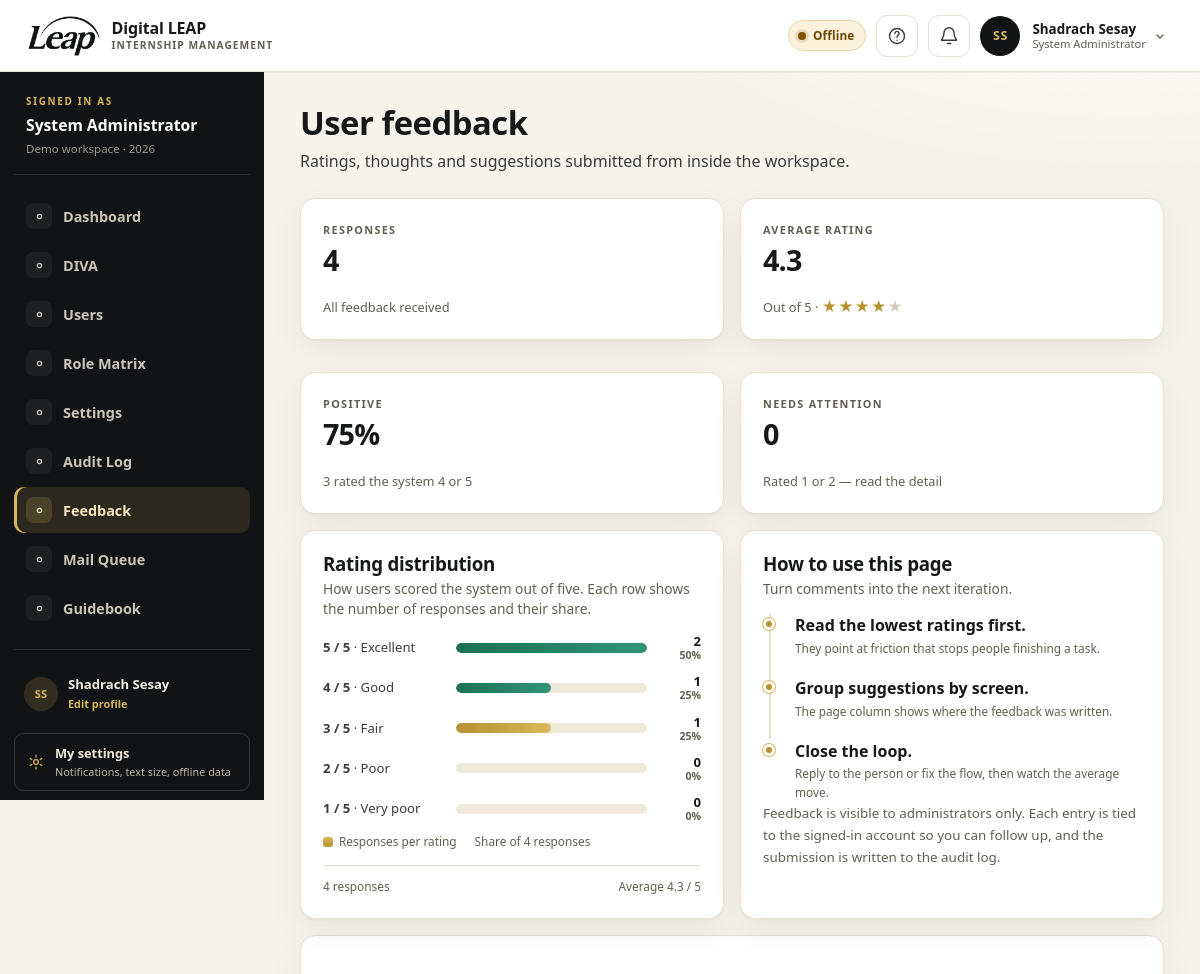
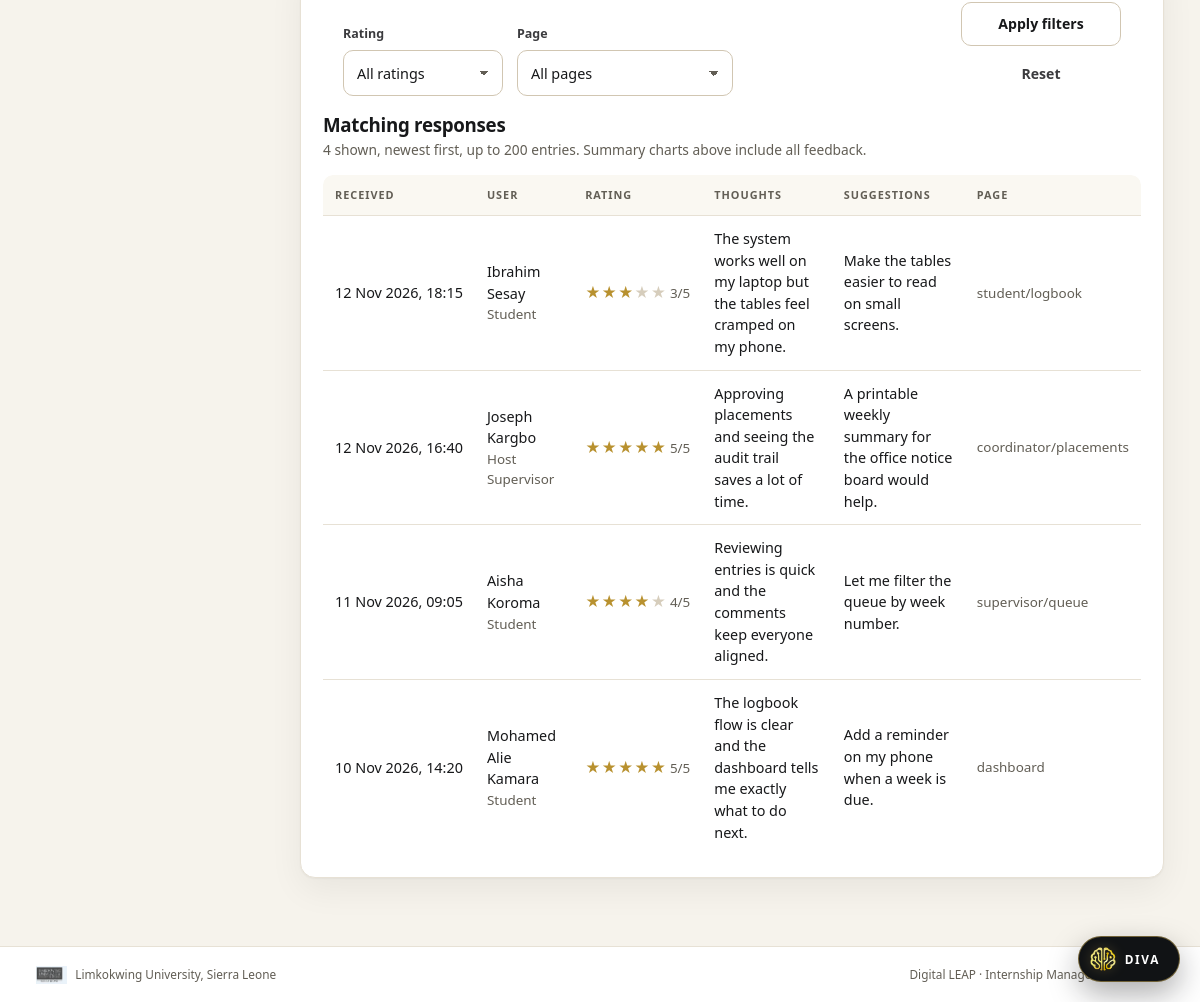
Page /digital-leap/index.php?r=admin/feedback (signed in) on the committed database (2 pictures, top to bottom).
### tables this page shows
CREATE TABLE users (
  user_id           INT UNSIGNED NOT NULL AUTO_INCREMENT,
  role_id           TINYINT UNSIGNED NOT NULL,
  organisation_id   INT UNSIGNED NULL,
  first_name        VARCHAR(60)  NOT NULL,
  last_name         VARCHAR(60)  NOT NULL,
  email             VARCHAR(120) NOT NULL,
  phone             VARCHAR(25)  NULL,
  password_hash     VARCHAR(255) NULL,
  status            ENUM('invited','active','suspended') NOT NULL DEFAULT 'invited',
  must_change_password TINYINT(1) NOT NULL DEFAULT 0,
  failed_attempts   TINYINT UNSIGNED NOT NULL DEFAULT 0,
  locked_until      DATETIME NULL,
  last_login_at     DATETIME NULL,
  created_at        DATETIME NOT NULL DEFAULT CURRENT_TIMESTAMP,
  updated_at        DATETIME NOT NULL DEFAULT CURRENT_TIMESTAMP ON UPDATE CURRENT_TIMESTAMP,
  PRIMARY KEY (user_id),
  UNIQUE KEY uq_users_email (email),
  KEY idx_users_role (role_id, status),
  KEY idx_users_org (organisation_id),
  CONSTRAINT fk_users_role FOREIGN KEY (role_id) REFERENCES roles (role_id),
  CONSTRAINT fk_users_org FOREIGN KEY (organisation_id) REFERENCES organisation (org_id) ON DELETE SET NULL
);

CREATE TABLE roles (
  role_id     TINYINT UNSIGNED NOT NULL AUTO_INCREMENT,
  role_key    VARCHAR(30)  NOT NULL,
  role_name   VARCHAR(60)  NOT NULL,
  description VARCHAR(255) NULL,
  created_at  DATETIME NOT NULL DEFAULT CURRENT_TIMESTAMP,
  PRIMARY KEY (role_id),
  UNIQUE KEY uq_roles_key (role_key)
);

CREATE TABLE feedback (
  feedback_id INT UNSIGNED NOT NULL AUTO_INCREMENT,
  user_id     INT UNSIGNED NULL,
  rating      TINYINT UNSIGNED NOT NULL,
  thoughts    TEXT NULL,
  suggestions TEXT NULL,
  page        VARCHAR(120) NULL,
  created_at  DATETIME NOT NULL DEFAULT CURRENT_TIMESTAMP,
  PRIMARY KEY (feedback_id),
  KEY idx_feedback_created (created_at),
  KEY idx_feedback_rating (rating),
  CONSTRAINT fk_feedback_user FOREIGN KEY (user_id) REFERENCES users (user_id) ON DELETE SET NULL,
  CONSTRAINT chk_feedback_rating CHECK (rating BETWEEN 1 AND 5)
);

### digital-leap/app/Views/admin/feedback.php (the view, shortened to what the rows shown need)
<?php
$total = (int) ($summary['total'] ?? 0);
$average = $summary['average'] === null ? null : (float) $summary['average'];
$positive = (int) ($summary['positive'] ?? 0);
$negative = (int) ($summary['negative'] ?? 0);
$positivePct = $total > 0 ? (int) round($positive / $total * 100) : 0;
$maxRating = 1;
foreach ($distribution as $row) {
    $maxRating = max($maxRating, (int) $row['total']);
}
$words = [5 => 'Excellent', 4 => 'Good', 3 => 'Fair', 2 => 'Poor', 1 => 'Very poor'];
$byRating = [];
foreach ($distribution as $row) {
    $byRating[(int) $row['rating']] = (int) $row['total'];
}
?>
<div class="page-head">
    <div>
        <h1>User feedback</h1>
        <p>Ratings, thoughts and suggestions submitted from inside the workspace.</p>
    </div>
</div>
<div class="grid grid-4">
    <div class="card kpi"><span class="kpi-label">Responses</span><span class="kpi-value"><?= $total ?></span><span class="kpi-note">All feedback received</span></div>
    <div class="card kpi"><span class="kpi-label">Average rating</span><span class="kpi-value"><?= $average === null ? '—' : e(number_format($average, 1)) ?></span><span class="kpi-note">Out of 5 · <?= rating_stars((int) round($average ?? 0)) ?></span></div>
    <div class="card kpi"><span class="kpi-label">Positive</span><span class="kpi-value"><?= $positivePct ?>%</span><span class="kpi-note"><?= $positive ?> rated the system 4 or 5</span></div>
    <div class="card kpi"><span class="kpi-label">Needs attention</span><span class="kpi-value"><?= $negative ?></span><span class="kpi-note">Rated 1 or 2 — read the detail</span></div>
</div>
<div class="grid grid-2">
    <section class="card">
        <div class="card-head"><div><h2>Rating distribution</h2><p>How users scored the system out of five. Each row shows the number of responses and their share.</p></div></div>
        <?php if ($total === 0): ?>
            <div class="chart-empty">No ratings yet. The feedback button appears on every signed-in page.</div>
        <?php else: ?>
            <div class="chart-list">
                <?php foreach ([5, 4, 3, 2, 1] as $rating): ?>
                    <?php $count = $byRating[$rating] ?? 0; $share = (int) round($count / $total * 100); ?>
                    <div class="chart-row">
                        <span class="chart-label"><strong><?= $rating ?> / 5</strong> &middot; <?= e($words[$rating]) ?></span>
                        <div class="chart-track <?= $rating >= 4 ? 'tone-green' : ($rating <= 2 ? 'tone-ink' : '') ?>" aria-hidden="true"><span data-width="<?= (int) round($count / $maxRating * 100) ?>"></span></div>
                        <span class="chart-value"><strong><?= $count ?></strong><small><?= $share ?>%</small></span>
                    </div>
                <?php endforeach; ?>
            </div>
            <div class="chart-legend">
                <span><i class="legend-swatch" aria-hidden="true"></i> Responses per rating</span>
                <span>Share of <?= $total ?> responses</span>
            </div>
            <div class="chart-foot"><span><?= $total ?> responses</span><span>Average <?= $average === null ? '—' : e(number_format($average, 1)) ?> / 5</span></div>
        <?php endif; ?>
    </section>
    <section class="card">
        <div class="card-head"><div><h2>How to use this page</h2><p>Turn comments into the next iteration.</p></div></div>
        <ul class="timeline">
            <li><div><strong>Read the lowest ratings first.</strong></div><div class="when">They point at friction that stops people finishing a task.</div></li>
            <li><div><strong>Group suggestions by screen.</strong></div><div class="when">The page column shows where the feedback was written.</div></li>
            <li><div><strong>Close the loop.</strong></div><div class="when">Reply to the person or fix the flow, then watch the average move.</div></li>
        </ul>
        <p class="small muted">Feedback is visible to administrators only. Each entry is tied to the signed-in account so you can follow up, and the submission is written to the audit log.</p>
    </section>
</div>
<section class="card">
    <form method="get" action="<?= e(($GLOBALS['base'] ?? '') . '/index.php') ?>" class="filter-bar">
        <div class="field"><label for="rating-filter">Rating</label><select id="rating-filter" name="rating">
            <option value="0">All ratings</option>
        </select></div>
        <div class="field"><label for="screen">Page</label><select id="screen" name="screen">
            <option value="">All pages</option>
        </select></div>
        <div class="field field-actions"><button class="btn btn-outline" type="submit">Apply filters</button><a class="btn btn-quiet" href="<?= e(url('admin/feedback')) ?>">Reset</a></div>
    </form>
    <div class="card-head"><div><h2>Matching responses</h2><p><?= count($rows) ?> shown, newest first, up to 200 entries. Summary charts above include all feedback.</p></div></div>
    <?php if ($rows === []): ?>
        <div class="empty"><strong>No feedback matches</strong>Reset the filters to see all available feedback.</div>
    <?php else: ?>
        <div class="table-wrap">
            <table class="table table--stack">
                <thead><tr><th>Received</th><th>User</th><th>Rating</th><th>Thoughts</th><th>Suggestions</th><th>Page</th></tr></thead>
                <tbody>
                <?php foreach ($rows as $row): ?>
                    <tr>
                        <td data-label="Received" class="nowrap"><?= e(fmt_dt($row['created_at'])) ?></td>
                        <td data-label="User">
                            <?= e(trim((string) ($row['first_name'] ?? '') . ' ' . (string) ($row['last_name'] ?? '')) ?: 'Deleted user') ?>
                            <div class="small muted"><?= e((string) ($row['role_name'] ?? 'Unknown role')) ?></div>
                        </td>
                        <td data-label="Rating" class="nowrap"><?= rating_stars((int) $row['rating']) ?> <span class="small muted"><?= (int) $row['rating'] ?>/5</span></td>
                        <td data-label="Thoughts"><?= $row['thoughts'] !== null && $row['thoughts'] !== '' ? nl2br(e($row['thoughts'])) : '<span class="muted">—</span>' ?></td>
                        <td data-label="Suggestions"><?= $row['suggestions'] !== null && $row['suggestions'] !== '' ? nl2br(e($row['suggestions'])) : '<span class="muted">—</span>' ?></td>
                        <td data-label="Page" class="small muted"><?= e((string) ($row['page'] ?? '—')) ?></td>
                    </tr>
                <?php endforeach; ?>
                </tbody>
            </table>
        </div>
    <?php endif; ?>
</section>

### digital-leap/app/helpers.php (shortened to what the rows shown need)
<?php
function e($value): string
{
    return htmlspecialchars((string) ($value ?? ''), ENT_QUOTES, 'UTF-8');
}
function url(string $route = '', array $params = []): string
{
    $base = $GLOBALS['base'] ?? '';
    $query = ['r' => $route] + $params;
    return $base . '/index.php?' . http_build_query($query);
}
function asset(string $path): string
{
    $path = ltrim($path, '/');
    $file = BASE_PATH . '/public/assets/' . $path;
    $version = is_file($file) ? '?v=' . filemtime($file) : '';
    return ($GLOBALS['base'] ?? '') . '/public/assets/' . $path . $version;
}
function fmt_dt(?string $value): string
{
    $ts = strtotime($value);
    return $ts ? date('d M Y, H:i', $ts) : '—';
}
function initials(string $first, string $last): string
{
    return strtoupper(substr($first, 0, 1) . substr($last, 0, 1));
}
function avatar_file(int $userId): ?string
{
    $dir = STORAGE_PATH . '/uploads/avatars';
    foreach (['jpg', 'jpeg', 'png', 'webp'] as $ext) {
        $path = $dir . '/' . $userId . '.' . $ext;
    }
    return null;
}
function avatar_url(?array $user = null): ?string
{
    $id = (int) ($user['user_id'] ?? \Leap\Core\Auth::id());
    $file = avatar_file($id);
    if ($file === null) {
        return null;
    }
    return url('avatar', ['u' => $id, 'v' => filemtime($file) . '-' . filesize($file)]);
}
function avatar_html(array $user, string $class = 'chat-avatar'): string
{
    $id = (int) ($user['user_id'] ?? 0);
    $first = (string) ($user['first_name'] ?? '');
    $last = (string) ($user['last_name'] ?? '');
    $file = $id > 0 && \Leap\Controllers\ProfileController::canViewAvatar($id) ? avatar_file($id) : null;
    return '<span class="' . e($class) . '" aria-hidden="true">' . e(initials($first, $last)) . '</span>';
}
function rating_stars(int $rating): string
{
    $rating = max(0, min(5, $rating));
    $html = '<span class="stars" role="img" aria-label="' . $rating . ' out of 5">';
    for ($i = 1; $i <= 5; $i++) {
        $html .= '<span class="' . ($i <= $rating ? 'on' : '') . '" aria-hidden="true">&#9733;</span>';
    }
    return $html . '</span>';
}

### digital-leap/app/Views/layout.php (shortened to what the rows shown need)
<?php
$user = Auth::user();
$route = (string) ($_GET['r'] ?? '');
$unread = 0;
if ($user !== null) {
    $unread = (int) Database::val('SELECT COUNT(*) FROM notification WHERE user_id = ? AND is_read = 0', [(int) $user['user_id']]);
}
$prefUid = $user === null ? 0 : (int) $user['user_id'];
$textSize = Preference::textSize($prefUid);
$calmMotion = Preference::reduceMotion($prefUid);
$nav = $user === null ? [] : nav_items();
$avatarUrl = $user === null ? null : avatar_url($user);
$authRoutes = ['login', 'register', 'forgot', 'reset', 'token/supervisor'];
$isAuthPage = $user === null && in_array($route, $authRoutes, true);
?>
<!doctype html>
<html lang="en" data-text-size="<?= e($textSize) ?>"<?= $calmMotion ? ' data-reduce-motion="on"' : '' ?>>
<head>
<link rel="stylesheet" href="<?= e(asset('css/app.css')) ?>">
</head>
<body class="<?= $user !== null ? 'app-shell' : ($isAuthPage ? 'auth-shell' : 'landing-shell') ?>" data-role="<?= e($user !== null ? (string) Auth::role() : 'guest') ?>" data-page="<?= e($route) ?>">
<?php if ($user !== null): ?>
<header class="topbar">
    <div class="topbar-left">
        <a class="brand" href="<?= e(url('dashboard')) ?>" data-tour="brand">
            <img class="brand-logo" src="<?= e(asset('img/leap-wordmark-ink.png')) ?>" alt="LEAP — Limkokwing Entrepreneurship Acceleration Platform, Sierra Leone">
            <span class="brand-text">Digital LEAP<small>Internship Management</small></span>
        </a>
    </div>
    <div class="topbar-right">
        <p class="net-pill" data-net-status data-state="online" role="status" aria-live="polite">
            <span class="net-dot" aria-hidden="true"></span><span class="net-text">Online</span>
        </p>
        <button class="icon-btn tour-trigger" type="button" data-tour-start aria-label="Take a guided tour" title="Take a guided tour">
            <svg viewBox="0 0 24 24" aria-hidden="true"><circle cx="12" cy="12" r="9"/><path d="M9.5 9a2.5 2.5 0 1 1 4 2c-.9.7-1.5 1.2-1.5 2.5"/><path d="M12 17h.01"/></svg>
        </button>
        <div class="menu-wrap">
            <button class="icon-btn bell-btn" type="button" data-notif-toggle aria-expanded="false" aria-controls="notif-panel" aria-label="Notifications<?= $unread > 0 ? ', ' . $unread . ' unread' : '' ?>" data-tour="notifications">
                <svg viewBox="0 0 24 24" aria-hidden="true"><path d="M18 8a6 6 0 0 0-12 0c0 7-3 7-3 9h18c0-2-3-2-3-9"/><path d="M10 21h4"/></svg>
            </button>
        </div>
        <div class="menu-wrap user-chip" data-tour="profile">
            <a class="avatar-link" href="<?= e(url('profile')) ?>" aria-label="Open my profile to edit details and profile photo">
                <?php if ($avatarUrl !== null): ?>
                    <img class="avatar avatar-img" src="<?= e($avatarUrl) ?>" alt="">
                <?php else: ?>
                    <span class="avatar" aria-hidden="true"><?= e(initials((string) $user['first_name'], (string) $user['last_name'])) ?></span>
                <?php endif; ?>
            </a>
            <button class="user-menu-toggle" type="button" data-user-toggle aria-expanded="false" aria-controls="user-menu">
                <span class="user-meta">
                    <strong><?= e($user['first_name'] . ' ' . $user['last_name']) ?></strong>
                    <small><?= e($user['role_name']) ?></small>
                </span>
                <svg class="menu-caret" viewBox="0 0 24 24" aria-hidden="true"><path d="m7 10 5 5 5-5"/></svg>
            </button>
        </div>
    </div>
</header>
<div class="shell">
    <aside class="sidebar" id="sidebar">
        <div class="sidebar-role">
            <span class="sidebar-role-label">Signed in as</span>
            <strong><?= e($user['role_name']) ?></strong>
            <span class="sidebar-role-sub">Demo workspace · <?= e(date('Y')) ?></span>
        </div>
        <nav aria-label="Main navigation" data-tour="nav">
            <?php foreach ($nav as [$href, $label]): ?>
                <?php $isActive = $route === $href || str_starts_with($route, $href . '/'); ?>
                <a href="<?= e(url($href)) ?>" class="<?= $isActive ? 'active' : '' ?>"<?= $isActive ? ' aria-current="page"' : '' ?>>
                    <span class="nav-ico" aria-hidden="true"><svg viewBox="0 0 24 24"><?= $navIcons[$href] ?? '<circle cx="12" cy="12" r="3"/>' ?></svg></span>
                    <span><?= e($label) ?></span>
                </a>
            <?php endforeach; ?>
        </nav>
        <div class="sidebar-foot">
            <a class="sidebar-profile" href="<?= e(url('profile')) ?>">
                <?= avatar_html(['user_id' => (int) ($user['user_id'] ?? 0), 'first_name' => (string) $user['first_name'], 'last_name' => (string) $user['last_name']], 'sidebar-avatar') ?>
                <span><?= e($user['first_name'] . ' ' . $user['last_name']) ?><small>Edit profile</small></span>
            </a>
            <a class="sidebar-settings" href="<?= e(url('settings')) ?>">
                <svg viewBox="0 0 24 24" aria-hidden="true"><circle cx="12" cy="12" r="3.2"/><path d="M12 2.8v2.4M12 18.8v2.4M4.5 7.5l2 1.2M17.5 15.3l2 1.2M4.5 16.5l2-1.2M17.5 8.7l2-1.2"/></svg>
                <span>My settings<small>Notifications, text size, offline data</small></span>
            </a>
        </div>
    </aside>
    <main id="main" class="main">
        <?= $content ?>
    </main>
</div>
<?php endif; ?>
</body>
</html>

### rows in the picture
users: first_name+last_name "SS", first_name+last_name "Shadrach Sesay", role.role_name "System Administrator", initials($first, $last) "SS"
feedback: created_at "12 Nov 2026, 18:15", user.last_name "Ibrahim Sesay", roles.role_name "Student", rating "3", thoughts "The system works well on my laptop but the tables feel cramped on my phone.", suggestions "Make the tables easier to read on small screens.", page "student/logbook"
feedback: created_at "12 Nov 2026, 16:40", user.last_name "Joseph Kargbo", roles.role_name "Host Supervisor", rating "5", thoughts "Approving placements and seeing the audit trail saves a lot of time.", suggestions "A printable weekly summary for the office notice board would help.", page "coordinator/placements"
feedback: created_at "11 Nov 2026, 09:05", user.last_name "Aisha Koroma", roles.role_name "Student", rating "4", thoughts "Reviewing entries is quick and the comments keep everyone aligned.", suggestions "Let me filter the queue by week number.", page "supervisor/queue"
feedback: created_at "10 Nov 2026, 14:20", user.last_name "Mohamed Alie Kamara", roles.role_name "Student", rating "5", thoughts "The logbook flow is clear and the dashboard tells me exactly what to do next.", suggestions "Add a reminder on my phone when a week is due.", page "dashboard"

### other values in the picture
$label "Dashboard"
$label "DIVA"
$label "Users"
$label "Role Matrix"
$label "Settings"
$label "Audit Log"
$label "Feedback"
$label "Mail Queue"
$label "Guidebook"
$total "4"
$average "4.3"
$positivePct "75"
$positive "3"
$negative "0"
$rating "5"
